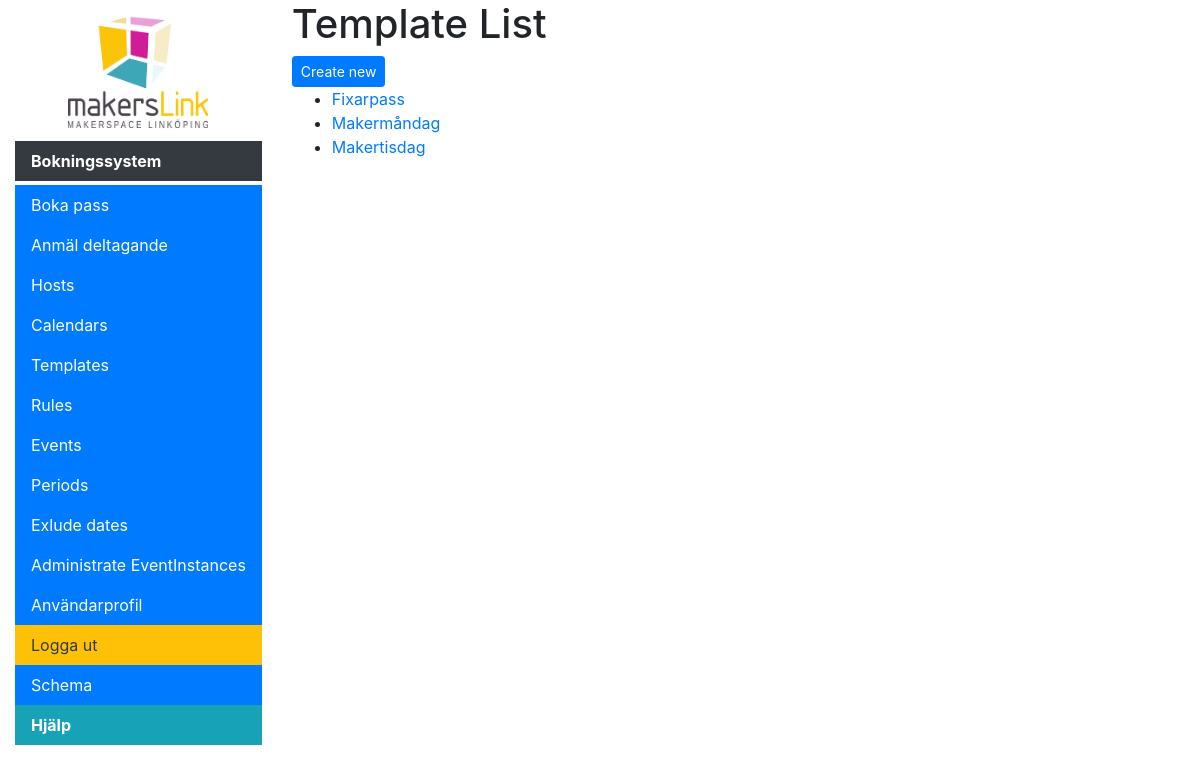
Screenshot of /scheduler/templates (signed in) with the database file from the repository.
### scheduler/models.py (models this page shows, shortened)
class EventTemplate(models.Model):
    name = models.CharField(
        max_length=50, help_text="Enter a human-friendly name for this template")
    count_key = models.CharField(
        max_length=1, help_text="Key displayed when counting participantcy", default='D')
    title = models.CharField(
        max_length=100, help_text="Enter title to be used for booking")
    header = models.CharField(
        max_length=200, help_text="Enter a, optional, header for the event to be inserted after the hosts name into the descriptionfield in the calendar event.", null=True, blank=True)
    body = models.TextField(
        max_length=1000, help_text="Enter a larger body of text to be inserted after the header in the description field in the calendar event", null=True, blank=True)
    num_participants = models.IntegerField(
        default=0, help_text="Number of participants, -1 for infinite")
    calendar = models.ForeignKey('SchedulingCalendar', on_delete=models.SET_NULL,
                                 null=True, help_text="Select the calendar to sync events to.")
    synchronize = models.BooleanField(
        default=True, help_text="If active, scheduled events will be synced to Google calendar upon creation.")
    class Meta:
        ordering = ["name"]
    def get_absolute_url(self):
        return reverse('template-detail', args=[str(self.id)])

### scheduler/views.py (the view)
# urls.py: path('templates', views.EventTemplateListView.as_view(), name='templates'),
class EventTemplateListView(UserIsStaffMixin, generic.ListView):
    model = EventTemplate

### scheduler/context_processors.py (called while the page is built)
def extra_menu_processor(request):
    extra = {}
    if hasattr(settings, "MENU_TITLE"):
    	extra['menu_title'] = settings.MENU_TITLE
    if hasattr(settings, "LOGO"):
        extra['logo'] = settings.LOGO
    if hasattr(settings, "MENU_EXTRA"):
        extra['menu_extra'] = settings.MENU_EXTRA
    return extra

### scheduler/views.py (called while the page is built)
    def test_func(self):
        return self.request.user.is_staff

### scheduler/templates/scheduler/eventtemplate_list.html (shortened to what this page needs)
{% extends "base_generic.html" %}
{% block content %}
    <h1>Template List</h1>
    <div class="btn-toolbar">
      <div class="btn-group btn-group-toggle">
        <a class="btn btn-primary btn-sm" role="button" href="{% url 'template-create' %}">Create new</a>
      </div>
    </div>
    {% if eventtemplate_list %}
    <ul>
      {% for template in eventtemplate_list %}
      <li>
        <a href="{{ template.get_absolute_url }}">{{ template.name }}</a>
      </li>
      {% endfor %}
    </ul>
    {% else %}
      <p>No templates have been created.</p>
    {% endif %}
{% endblock %}

### rows the page displays
EventTemplate: name "Fixarpass"
EventTemplate: name "Makermåndag"
EventTemplate: name "Makertisdag"

### other values shown
{{ menu_title }} "Bokningssystem"
{{ menu_item.name }} "Schema" "Hjälp"
